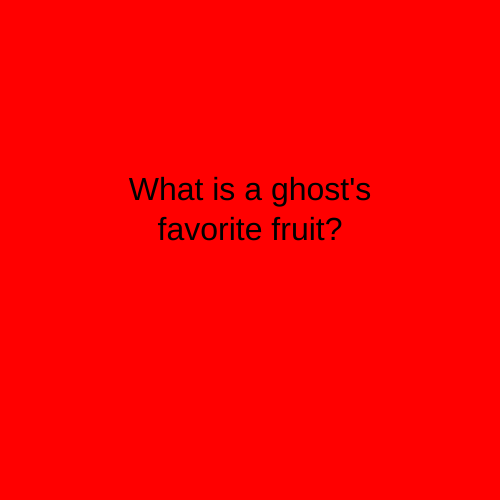
Frame 1 (no input)
Frame 60 (no input): identical to frame 1, image omitted
Frame 120 (the mouse pressed at the canvas centre since frame 60): identical to frame 1, image omitted

The p5.js sketch that drew this single still picture (run headless with seeded random() and noise() and a simulated clock; from frame 60 on, the mouse is pressed at the canvas centre):

// p5.js sketch
// ── sketch.js
let timer = 0;
let state = 0;

function setup() {
  createCanvas(500, 500);
  textSize(32);
  textAlign(CENTER);
  rectMode(CENTER);
}

function draw() {
  switch (state) {
    case 0:
      background("red")
      text("What is a ghost\'s favorite fruit?", width / 2, height / 2, 350, 150);
      timer = timer + 1
      if (timer > 200) {
        state = 1;
        timer = 0;
      }
      break;

    case 1:
      background("blue")
      text("Booberries!", width / 2, height / 2, 350, 150);
      break;
  }
}
